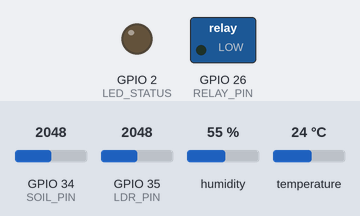
Simulated run of this sketch. Board: ESP32. On the bench: switched loads named in the sketch (green lamp = pin HIGH), output pins drawn as LEDs (lit = HIGH). The test bench sets the inputs (shaded band); at power-on: GPIO 34 (SOIL_PIN) = 2048, GPIO 35 (LDR_PIN) = 2048, humidity 55 %, temperature 24 °C. WiFi joins after 1.5 s; servers stay silent unless stated; uploads are accepted with an empty reply; what the sketch prints to the serial monitor is not drawn.

Above: at 4.8 s.
4.9 s: GPIO 34 (SOIL_PIN) set to 3247
At 10.5 s:
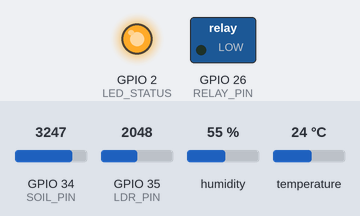
11.7 s: GPIO 34 (SOIL_PIN) set to 3379
At 13.3 s:
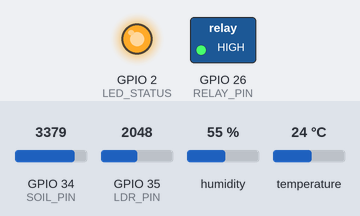
At 20.6 s:
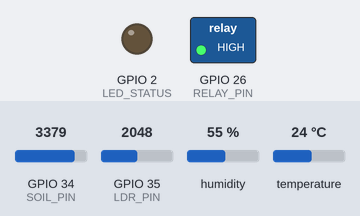
Timing chart, 0 to 22.1 s (numbered marks = the images above; inputs shaded):
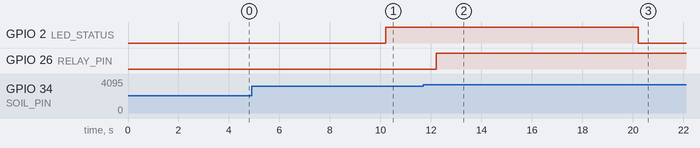

Measured:
- the behaviour switches between 3316 and 3317 on GPIO 34 (SOIL_PIN) (found by bisection; images 1 and 2)
- after the input at 11.7 s, GPIO 26 (RELAY_PIN): LOW → HIGH after 0.50 s

The sketch:

esp32_main.ino
```cpp
/************************************************************
 * AgroSense AI - ESP32 Firmware (Production-Grade Showcase)
 * Architecture:
 * - Event-driven (millis)
 * - Finite State Machine (FSM)
 * - Hysteresis + Cooldown
 * - Sensor fault awareness
 * - Network-failure tolerant
 ************************************************************/

#include <WiFi.h>
#include <HTTPClient.h>
#include <DHT.h>
#include <ArduinoJson.h>

/* ===================== CONFIG ===================== */
const char* WIFI_SSID = "<WIFI_SSID>";
const char* WIFI_PASSWORD = "<WIFI_PASSWORD>";
const char* SERVER_URL = "http://<SERVER_IP>:5000/data";

const unsigned long SENSOR_INTERVAL = 2000;
const unsigned long TELEMETRY_INTERVAL = 10000;
const unsigned long WIFI_RETRY_INTERVAL = 15000;

const int SOIL_ON = 30;
const int SOIL_OFF = 40;

const unsigned long MAX_PUMP_RUNTIME = 15000;
const unsigned long COOLDOWN_TIME = 30000;

/* ===================== PINS ===================== */
#define DHT_PIN 4
#define DHT_TYPE DHT11
#define SOIL_PIN 34
#define LDR_PIN 35
#define RELAY_PIN 26
#define LED_STATUS 2

DHT dht(DHT_PIN, DHT_TYPE);

/* ===================== FSM ===================== */
enum PumpState {
  IDLE,
  IRRIGATING,
  COOLDOWN,
  FAULT
};

PumpState pumpState = IDLE;

/* ===================== SYSTEM STATE ===================== */
struct {
  float temp;
  float humidity;
  int soil;
  int light;
  bool sensorFault;
} sensors;

unsigned long lastSensorRead = 0;
unsigned long lastTelemetry = 0;
unsigned long lastWifiRetry = 0;
unsigned long pumpStart = 0;
unsigned long cooldownStart = 0;

/* ===================== WIFI ===================== */
void handleWiFi(unsigned long now) {
  if (WiFi.status() == WL_CONNECTED) return;

  if (now - lastWifiRetry > WIFI_RETRY_INTERVAL) {
    lastWifiRetry = now;
    WiFi.disconnect();
    WiFi.begin(WIFI_SSID, WIFI_PASSWORD);
    Serial.println("📡 WiFi reconnect attempt");
  }
}

/* ===================== SENSORS ===================== */
void readSensors() {
  sensors.sensorFault = false;

  float t = dht.readTemperature();
  float h = dht.readHumidity();

  if (isnan(t) || isnan(h)) {
    sensors.sensorFault = true;
    return;
  }

  sensors.temp = t;
  sensors.humidity = h;

  int raw = analogRead(SOIL_PIN);
  sensors.soil = constrain(map(raw, 4095, 1500, 0, 100), 0, 100);
  sensors.light = analogRead(LDR_PIN);
}

/* ===================== EDGE CONTROL ===================== */
void runFSM(unsigned long now) {

  if (sensors.sensorFault) {
    pumpState = FAULT;
  }

  switch (pumpState) {

    case IDLE:
      if (sensors.soil < SOIL_ON) {
        digitalWrite(RELAY_PIN, HIGH);
        pumpStart = now;
        pumpState = IRRIGATING;
        Serial.println("💧 Pump ON");
      }
      break;

    case IRRIGATING:
      if (now - pumpStart > MAX_PUMP_RUNTIME) {
        digitalWrite(RELAY_PIN, LOW);
        cooldownStart = now;
        pumpState = COOLDOWN;
        Serial.println("⚠️ Safety cutoff → Cooldown");
      }
      else if (sensors.soil > SOIL_OFF) {
        digitalWrite(RELAY_PIN, LOW);
        pumpState = IDLE;
        Serial.println("🛑 Target reached");
      }
      break;

    case COOLDOWN:
      if (now - cooldownStart > COOLDOWN_TIME) {
        pumpState = IDLE;
        Serial.println("⏳ Cooldown complete");
      }
      break;

    case FAULT:
      digitalWrite(RELAY_PIN, LOW);
      Serial.println("❌ Sensor fault — irrigation locked");
      break;
  }
}

/* ===================== TELEMETRY ===================== */
void sendTelemetry() {
  if (WiFi.status() != WL_CONNECTED) return;

  StaticJsonDocument<256> doc;
  doc["soil"] = sensors.soil;
  doc["temp"] = sensors.temp;
  doc["light"] = sensors.light;
  doc["pump_state"] = pumpState;
  doc["sensor_fault"] = sensors.sensorFault;

  String payload;
  serializeJson(doc, payload);

  HTTPClient http;
  http.setTimeout(800);
  http.begin(SERVER_URL);
  http.addHeader("Content-Type", "application/json");
  http.POST(payload);
  http.end();

  digitalWrite(LED_STATUS, !digitalRead(LED_STATUS));
}

/* ===================== SETUP ===================== */
void setup() {
  Serial.begin(115200);
  pinMode(RELAY_PIN, OUTPUT);
  pinMode(LED_STATUS, OUTPUT);
  digitalWrite(RELAY_PIN, LOW);

  dht.begin();
  WiFi.begin(WIFI_SSID, WIFI_PASSWORD);
}

/* ===================== LOOP ===================== */
void loop() {
  unsigned long now = millis();

  handleWiFi(now);

  if (now - lastSensorRead > SENSOR_INTERVAL) {
    lastSensorRead = now;
    readSensors();
    runFSM(now);
  }

  if (now - lastTelemetry > TELEMETRY_INTERVAL) {
    lastTelemetry = now;
    sendTelemetry();
  }
}
```
